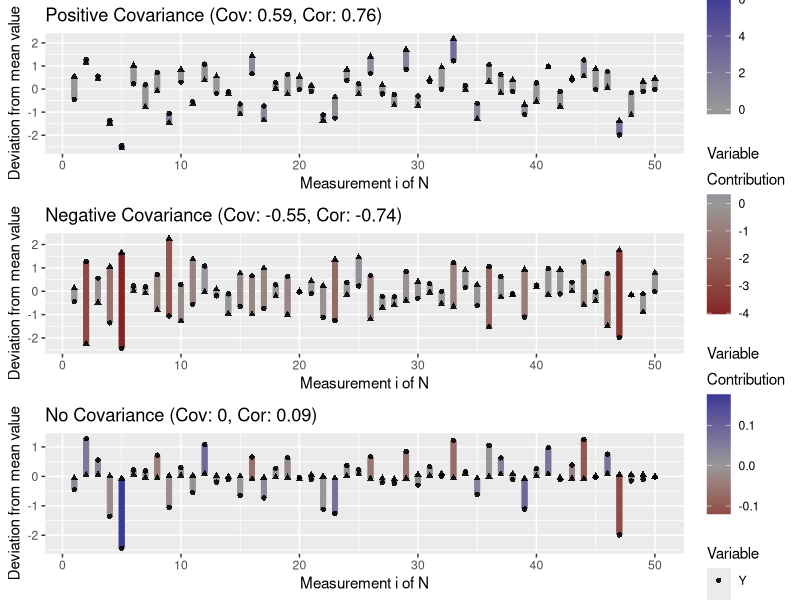
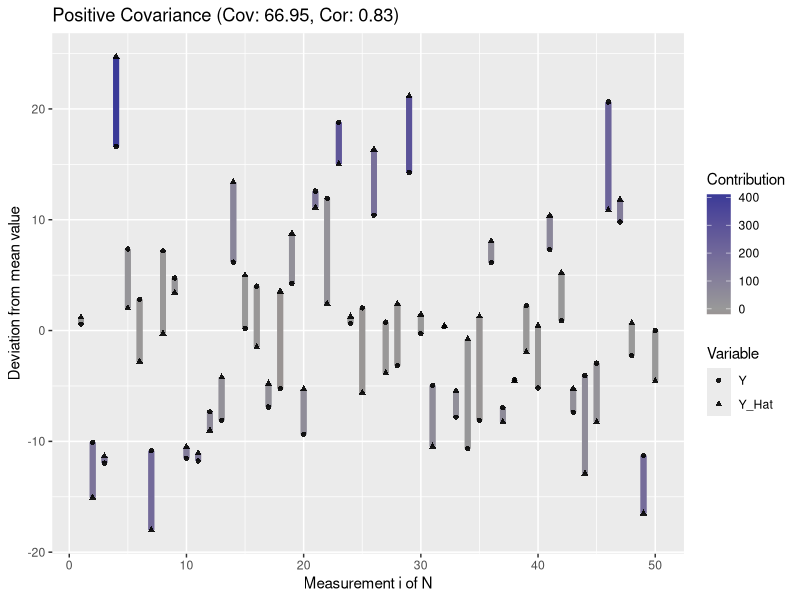

The R script that drew these images, in order:
## ---- chunk 1
plot.mean.deviation <- function(y, y.hat, label) {
    means <- c(mean(y), mean(y.hat))
    y.deviation <- y - mean(y)
    y.hat.deviation <- y.hat - mean(y.hat)
    prod <- y.deviation * y.hat.deviation
    df <- data.frame("N" = c(seq_along(y), seq_along(y)), 
                     "Deviation" = c(y.deviation, y.hat.deviation),
                     "Variable" = c(rep("Y", length(y)), 
                                   rep("Y_Hat", length(y.hat))))
    pos.neg <- ifelse(sign(prod) >= 0, "Positive", "Negative")
    segment.df <- data.frame("N" = c(seq_along(y), seq_along(y)),
                             "Y" = y.deviation, "Yend" = y.hat.deviation,
                             "Sign" = pos.neg, "Contribution" = prod)
    library(ggplot2)
    covariance <- round(cov(y, y.hat), 2)
    correlation <- round(cor(y, y.hat), 2)
    title <- paste0(label, " (Cov: ", covariance, ", Cor: ", correlation, ")")
    ggplot() + 
        geom_segment(size = 2, data = segment.df, 
                    aes(x = N, xend = N, y = Y, yend = Yend, color = Contribution))  +
        geom_point(data = df, alpha = 0.9,
                          aes(x = N, y = Deviation, shape = Variable)) +
            xlab("Measurement i of N") + ylab("Deviation from mean value") +
            ggtitle(title) +
     scale_color_gradient2(mid = "grey60")
}
## ---- chunk 2
# covariance
set.seed(1501)
N <- 50
y <- rnorm(N)
set.seed(1001)
# high covariance: similar spread around mean
y.hat <- y + runif(N, -1, 1)
df.low <- data.frame(Y = y, Y_Hat = y.hat)
p1 <- plot.mean.deviation(y, y.hat, label = "Positive Covariance")
# negative covariance: contrasting spread around mean
y.mean <- mean(y)
noise <- rnorm(N, sd = 0.5)
y.hat <- y - 2 * (y - y.mean) + noise
p2 <- plot.mean.deviation(y, y.hat, "Negative Covariance")
# no covariance
y.hat <- runif(N, -0.1, 0.1)
p3 <- plot.mean.deviation(y, y.hat, "No Covariance")
library(gridExtra)
grid.arrange(p1, p2, p3, nrow = 3)
## ---- chunk 3
# high variance data
y <- rnorm(N, sd = 10)
y.hat <- y + runif(N, -10, 10)
plot.mean.deviation(y, y.hat, label = "Positive Covariance")
df.high <- data.frame(Y = y, Y_Hat = y.hat)
## ---- chunk 4
rsquared <- function(test.preds, test.labels) {
    return(round(cor(test.preds, test.labels)^2, 3))
}
plot.linear.model <- function(model, test.preds = NULL, test.labels = NULL, 
                            test.only = FALSE) {
    # ensure that model is interpreted as a GLM
    pred <- model$fitted.values
    obs <- model$model[,1]
    if (test.only) {
        # plot only the results for the test set
        plot.df <- NULL
        plot.res.df <- NULL
    } else {
        plot.df <- data.frame("Prediction" = pred, "Outcome" = obs, 
                                "DataSet" = "training")
        model.residuals <- obs - pred
        plot.res.df <- data.frame("x" = obs, "y" = pred, 
                        "x1" = obs, "y2" = pred + model.residuals,
                        "DataSet" = "training")
    }
    r.squared <- NULL
    if (!is.null(test.preds) && !is.null(test.labels)) {
        # store predicted points: 
        test.df <- data.frame("Prediction" = test.preds, 
                            "Outcome" = test.labels, "DataSet" = "test")
        # store residuals for predictions on the test data
        test.residuals <- test.labels - test.preds
        test.res.df <- data.frame("x" = test.labels, "y" = test.preds,
                        "x1" = test.labels, "y2" = test.preds + test.residuals,
                         "DataSet" = "test")
        # append to existing data
        plot.df <- rbind(plot.df, test.df)
        plot.res.df <- rbind(plot.res.df, test.res.df)
        # annotate model with R^2 value
        r.squared <- rsquared(test.preds, test.labels)
    }
    #######
    library(ggplot2)
    p <- ggplot() + 
        # plot training samples
        geom_point(data = plot.df, 
            aes(x = Outcome, y = Prediction, color = DataSet)) +
        # plot residuals
        geom_segment(data = plot.res.df, alpha = 0.2,
            aes(x = x, y = y, xend = x1, yend = y2, group = DataSet)) +
        # plot optimal regressor
        geom_abline(color = "red", slope = 1)
    if (!is.null(r.squared)) {
        # plot r squared of predictions
        max.val <- max(plot.df$Outcome, plot.df$Prediction)
        x.pos <- 0.2 * max.val
        y.pos <- 0.9 * max.val
        label <- paste0("R^2: ", r.squared)
        p <- p + annotate("text", x = x.pos, y = y.pos, label = label, size = 5)
    }
    return(p)
}
